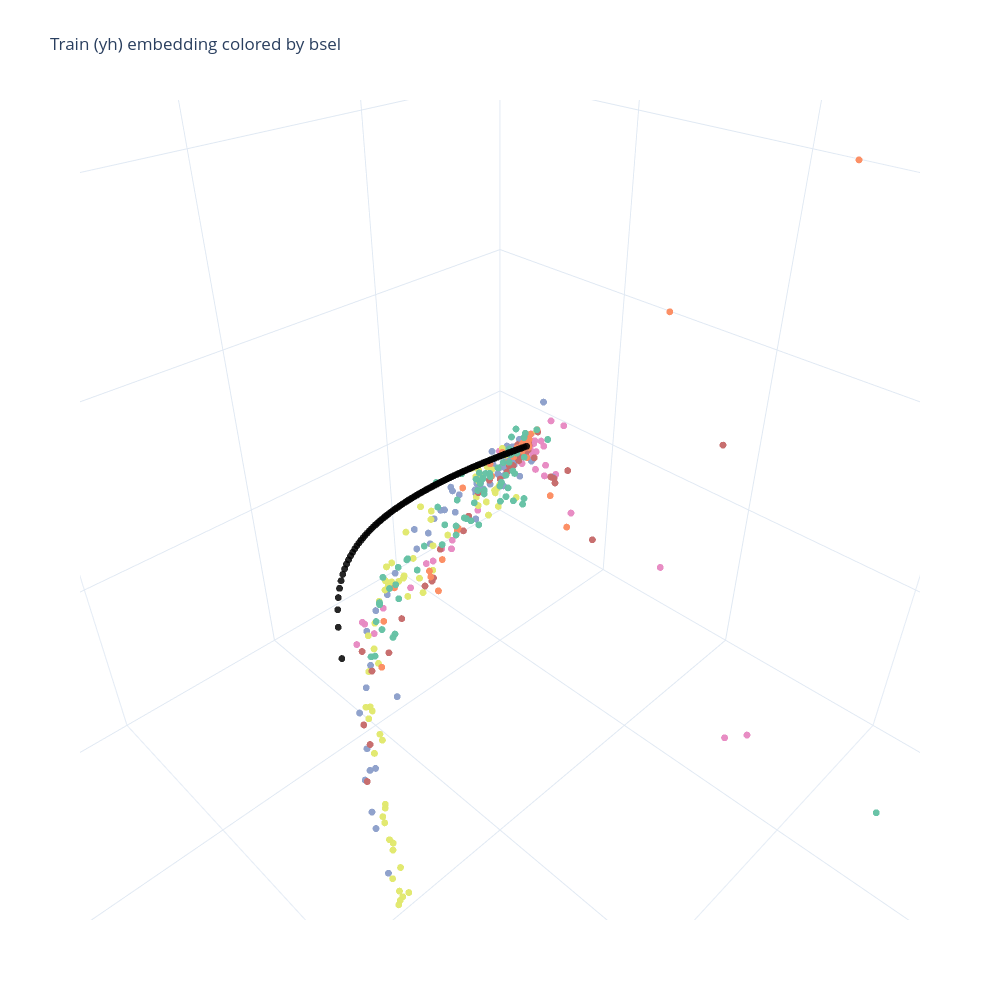

Notebook cell for this chart:
### Markdown cell above
## Plot 1 — Train embedding (`yh`) colored by `bsel`

### Code cell
r_yh, didx_yh = _load_projection_and_index('yh')

cdict_bsel = _make_bsel_cdict(didx_yh['bsel'])

hover_cols = [c for c in ['bsel','m','seed','opt','bs','lr','wd','ratio','t','err','verr'] if c in didx_yh.columns]

fig = plotly_3d(
    didx_yh.reset_index(drop=True),
    r=r_yh,
    color='bsel',
    discrete_c=True,
    cdict=cdict_bsel,
    cols=hover_cols,
    size=4,
    opacity=0.85,
    xrange=[-3, 3],
    yrange=[-3, 3],
    zrange=[-3, 3],
)

fig.update_layout(title='Train (yh) embedding colored by bsel')

fig.show()

### Figure 1 — Plotly figure (JSON) as saved in the notebook; plotly's stock layout.template omitted (floating-point values rounded to 4 significant figures; data arrays with more than 128 entries replaced by an {"elided": "..."} marker saying what was removed)
{"data": [{"hovertemplate": "<b>%{text}</b><extra></extra>", "marker": {"color": {"elided": "928 str values"}, "opacity": 0.85, "size": 4}, "mode": "markers", "name": "main", "showlegend": false, "text": {"elided": "928 str values"}, "type": "scatter3d", "x": {"elided": "928 float values"}, "y": {"elided": "928 float values"}, "z": {"elided": "928 float values"}}], "layout": {"autosize": false, "height": 1000, "legend": {"itemsizing": "constant", "itemwidth": 100, "x": 0.01, "xanchor": "left", "y": 0.99, "yanchor": "top"}, "scene": {"aspectratio": {"x": 6, "y": 6, "z": 6}, "xaxis": {"range": [-3, 3]}, "yaxis": {"range": [-3, 3]}, "zaxis": {"range": [-3, 3]}}, "title": {"text": "Train (yh) embedding colored by bsel"}, "width": 1000}}
